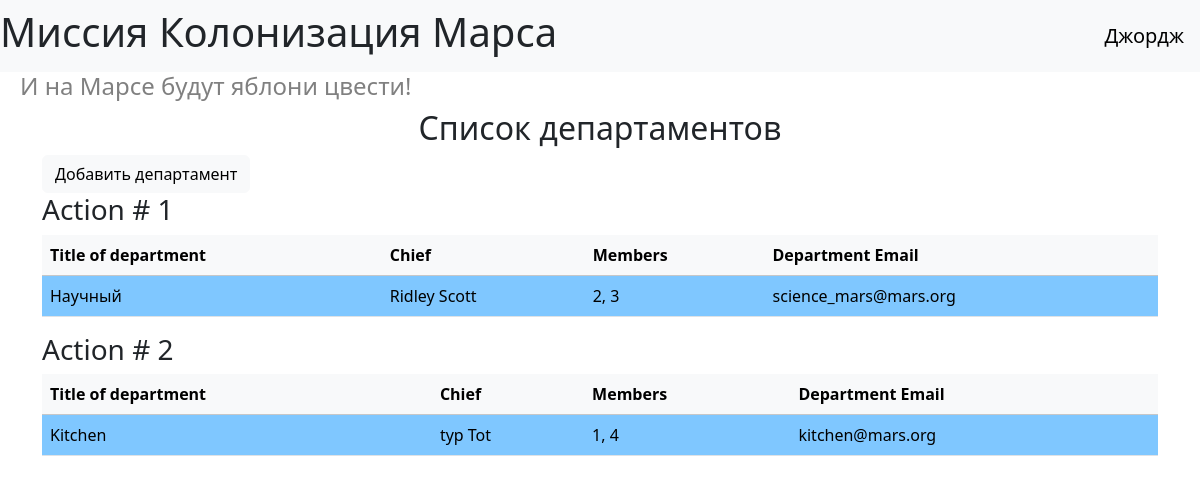
/departments (signed in), run on the app's committed database.
### data/users.py (models this page shows, shortened)
class User(db_session.SqlAlchemyBase, UserMixin):
    __tablename__ = 'users'
    id = sqlalchemy.Column(sqlalchemy.Integer,
                           primary_key=True, autoincrement=True)
    surname = sqlalchemy.Column(sqlalchemy.String, nullable=True)
    name = sqlalchemy.Column(sqlalchemy.String, nullable=True)
    age = sqlalchemy.Column(sqlalchemy.Integer, nullable=True)
    position = sqlalchemy.Column(sqlalchemy.String, nullable=True)
    speciality = sqlalchemy.Column(sqlalchemy.String, nullable=True)
    address = sqlalchemy.Column(sqlalchemy.String, nullable=True)
    email = sqlalchemy.Column(sqlalchemy.String,
                              index=True, unique=True, nullable=True)
    hashed_password = sqlalchemy.Column(sqlalchemy.String, nullable=True)
    modified_date = sqlalchemy.Column(sqlalchemy.DateTime,
                                     default=datetime.datetime.now)
    jobs = orm.relationship('Job', back_populates='user')
    departments = orm.relationship('Department', back_populates='user2')

### data/departments.py (models this page shows)
class Department(db_session.SqlAlchemyBase):
    __tablename__ = 'departments'
    id = sqlalchemy.Column(sqlalchemy.Integer,
                           primary_key=True, autoincrement=True)
    title = sqlalchemy.Column(sqlalchemy.String, nullable=True)
    chief = sqlalchemy.Column(sqlalchemy.Integer, sqlalchemy.ForeignKey("users.id"))
    members = sqlalchemy.Column(sqlalchemy.String, nullable=True)
    email = sqlalchemy.Column(sqlalchemy.String,
                              index=True, unique=True, nullable=True)
    user2 = orm.relationship('User')

### index2.py (the view)
@app.route('/departments')
def show_departments():
    db_session.global_init("db/mars_explorer.db")
    db_sess = db_session.create_session()
    departments = db_sess.query(Department).all()
    return render_template('departments.html', title='Заготовка', departments=departments)

### data/db_session.py (called while the page is built, shortened)
def global_init(db_file):
    global __factory
    if __factory:
        return

def create_session() -> Session:
    global __factory
    return __factory()

### index2.py (called while the page is built)
@login_manager.user_loader
def load_user(user_id):
    db_session.global_init("db/mars_explorer.db")
    db_sess = db_session.create_session()
    return db_sess.query(User).get(user_id)

### templates/departments.html (shortened to what this page needs)
{% extends "base.html" %}
{% block content %}
<h2 align="center">Список департаментов</h2>
{% if current_user.is_authenticated %}
    <div>
        <a href="/add_department" class="btn btn-light">
            Добавить департамент
        </a>
    </div>
{% endif %}
{% for item in departments %}
    <h3>Action # {{ item.id }}</h3>
    <table class="table">
        <thead>
            <tr class="table-light">
                <th scope="col">Title of department</th>
                <th scope="col">Chief</th>
                <th scope="col">Members</th>
                <th scope="col">Department Email</th>
            </tr>
        </thead>
        <tbody>
            <tr>
                <td style="background-color: #7fc7ff">{{ item.title }}</td>
                <td style="background-color: #7fc7ff">{{ item.user2.name }} {{ item.user2.surname }}</td>
                <td style="background-color: #7fc7ff">{{ item.members }}</td>
                <td style="background-color: #7fc7ff">{{ item.email }}</td>
            </tr>
        </tbody>
    </table>
{% endfor %}
{% endblock %}

### templates/base.html (shortened to what this page needs)
<!DOCTYPE html>
<html lang="en">
<head>
    <link href="https://cdn.jsdelivr.net/npm/bootstrap@5.3.4/dist/css/bootstrap.min.css"
          rel="stylesheet"
>
    <link rel="stylesheet" type="text/css" href="/static/css/style2.css" />
    </head>
    <body>
        <header>
            <nav class="navbar navbar-light bg-light">
                <h1>Миссия Колонизация Марса</h1>
                {% if current_user.is_authenticated %}
                    <a class="navbar-brand" href="/logout">{{ current_user.name }}</a>
                {% else %}
                    <p>
                        <a class="btn btn-primary " href="/register">Зарегистрироваться</a>
                        <a class="btn btn-success" href="/login">Войти</a>
                    </p>
                {% endif %}
            </nav>
            <h4>И на Марсе будут яблони цвести!</h4>
        </header>
    <main role="main" class="container">
        {% block content %}{% endblock %}
    </main>
    </body>
</html>

### static/css/style2.css (style rules this page uses)
h4 { color: rgb(128, 128, 128); padding-left: 20px; }

### data on the page
User: name "Джордж"
Department: id "1", title "Научный", user2.name "Ridley", user2.surname "Scott", members "2, 3", email "science_mars@mars.org"
Department: id "2", title "Kitchen", user2.name "typ", user2.surname "Tot", members "1, 4", email "kitchen@mars.org"
